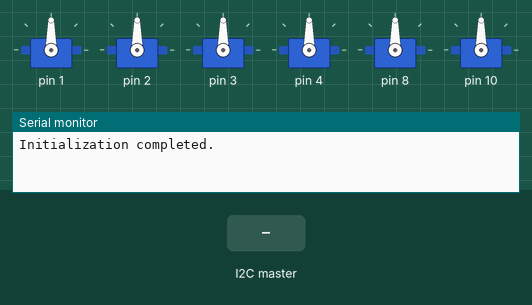
This sketch was run on a simulated Arduino Uno, built with avr-gcc and run on an emulated ATmega328P. Shown: 6 × servo, the last lines printed to the serial monitor. The test bench sets the inputs (shaded band).

Above: at 1.2 s.
1.3 s: the I2C master sends the byte 1
At 2.0 s:
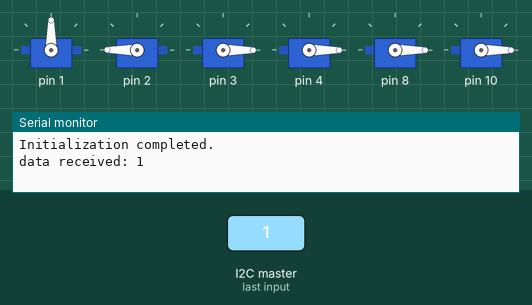
2.8 s: the I2C master sends the byte 0
At 3.2 s:
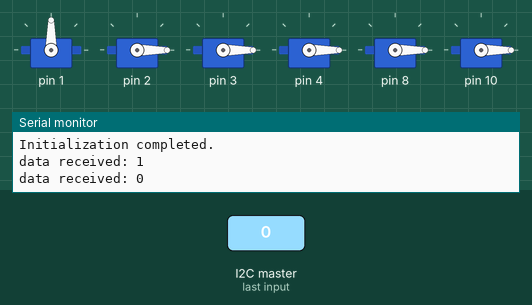
4.3 s: the I2C master sends the byte 2
At 5.5 s:
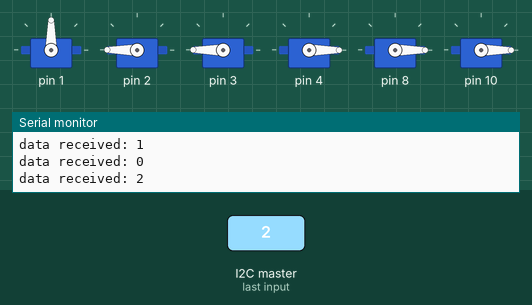
5.8 s: the I2C master sends the byte 90
At 6.7 s:
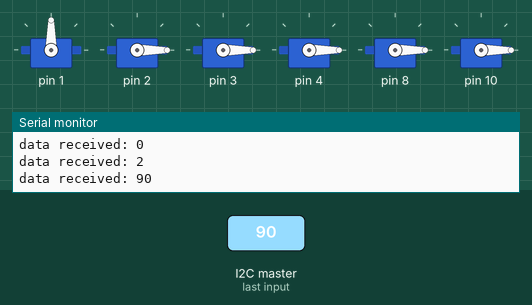
Timing chart, 0 to 8.3 s (numbered marks = the images above; inputs shaded):
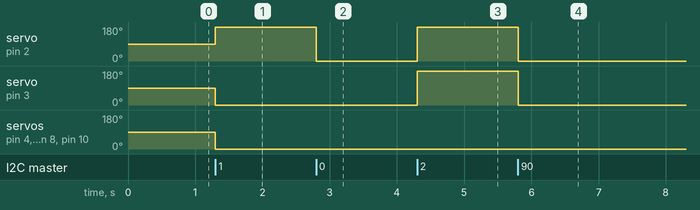

Measured:
- after the input at 1.3 s, servo on pin 2: 90° → 180° at once; servo on pin 3, servo on pin 4, servo on pin 8, servo on pin 10: 90° → 0° at once
- after the input at 2.8 s, servo on pin 2: 180° → 0° at once
- after the input at 4.3 s, servo on pin 2, servo on pin 3: 0° → 180° at once
- after the input at 5.8 s, servo on pin 2, servo on pin 3: 180° → 0° at once

The sketch:

arduino_code.ino
```cpp
#include <Wire.h>
#include <Servo.h>

//Macros
#define SLAVE_ADDRESS 0x04 //Address of the Arduino in the I2C bus
#define NUMBER_OF_SERVOS 6 //Number of servos in 1 module
#define EXTENDED 180 //Degree of servo for a raised bump
#define RETRACTED 0 //Degree of servo for an unraised bump
#define NUMBER_OF_SYMBOLS 27 //Allows for modularity and additions.

/** Servo hardware mapping information
 * The motor mapping is as follows, where each square bracket is a servo
 * [1] [4]
 * [2] [5]
 * [3] [6]
 * This as a linear array translates to {1,2,3,4,5,6}
 *
 *Servo numbering information
  *  Follows the hardware mapping information, starts at 1 and ends at 6.
  *  When looping through remember it does NOT start at 0.
  */

 /** Index of symbols inside the mapping array initialized below
  *  index 0 = space
  *  index 1 = A
  *  ...
  *  index 26 = Z
  */


//Number received from Slave-Pi
int number = 0;

//structure made for the servo matrix refer to servo mapping above
typedef struct{
  int first;
  int second;
  int third;
  int fourth;
  int fifth;
  int sixth;
}servoMatrix;


//Servo matrix initializations for supported characters.
//letters
servoMatrix space = {0,0,0,0,0,0};
servoMatrix A = {1,0,0,0,0,0};
servoMatrix B = {1,1,0,0,0,0};
servoMatrix C = {1,0,0,1,0,0};
servoMatrix D = {1,0,0,1,1,0};
servoMatrix E = {1,0,0,0,1,0};
servoMatrix F = {1,1,0,1,0,0};
servoMatrix G = {1,1,0,1,1,0};
servoMatrix H = {1,1,0,0,1,0};
servoMatrix I = {0,1,0,1,0,0};
servoMatrix J = {0,1,0,1,1,0};
servoMatrix K = {1,0,1,0,0,0};
servoMatrix L = {1,1,1,0,0,0};
servoMatrix M = {1,0,1,1,0,0};
servoMatrix N = {1,0,1,1,1,0};
servoMatrix O = {1,0,1,0,1,0};
servoMatrix P = {1,1,1,1,0,0};
servoMatrix Q = {1,1,1,1,1,0};
servoMatrix R = {1,1,1,0,1,0};
servoMatrix S = {0,1,1,1,0,0};
servoMatrix T = {0,1,1,1,1,0};
servoMatrix U = {1,0,1,0,0,1};
servoMatrix V = {1,1,1,0,0,1};
servoMatrix W = {0,1,0,1,1,1};
servoMatrix X = {1,0,1,1,0,1};
servoMatrix Y = {1,0,1,1,1,1};
servoMatrix Z = {1,0,1,0,1,1};//26
//symbols coming soon
servoMatrix comma = {0,0,0,0,0,0};
servoMatrix period = {0,0,0,0,0,0};
servoMatrix questionMark = {0,0,0,0,0,0};
servoMatrix exclamationMark = {0,0,0,0,0,0};
servoMatrix colon = {0,0,0,0,0,0};
servoMatrix semiColon = {0,0,0,0,0,0};

//Number mapping for matrix. Slave-Pi will send the index of the braille symbol to display.
servoMatrix *mapping[NUMBER_OF_SYMBOLS] = {&space,&A,&B,&C,&D,&E,&F,&G,&H,&I,&J,&K,&L,&M,&N,&O,&P,&Q,&R,&S,&T,&U,&V,&W,&X,&Y,&Z};

//Servos for Module 1
Servo module1Servos[NUMBER_OF_SERVOS];

void setup() {
  Serial.begin(9600); // start serial for output
  Wire.begin(SLAVE_ADDRESS); // initialize i2c as slave

  // define callbacks for i2c communication
  Wire.onReceive(receiveData);
  Wire.onRequest(sendData);

  //initialize servos. Note that Servo mapping beggins at digital PWM pin 1, simply add offset if you want to start at another pin.
  module1Servos[0].attach(1);
  module1Servos[1].attach(2);
  module1Servos[2].attach(3);
  module1Servos[3].attach(4);
  module1Servos[4].attach(8);
  module1Servos[5].attach(10);

  Serial.println("Initialization completed.");
}

void loop(){
  delay(100);
}

// callback function for received data
void receiveData(int byteCount){

  while(Wire.available()) { //Reading from Slave-Pi
    number = Wire.read();
    Serial.print("data received: ");
    Serial.println(number);

    servoMatrix current = *(mapping[number]);  //Current servoMatrix now is the same as the servoMatrix in the index sent by Slave-Pi

    for(int i = 0; i < NUMBER_OF_SERVOS; i++){ //Loop through each value in the servo structure
      switch(returnServoValue(&current, i)){ //Select state of servo (extended or retracted), based on value of servo in the matrix
        case 1:
          module1Servos[i].write(EXTENDED); //set servo to EXTENDED state (180 degrees)
          break;
        case 0:
          module1Servos[i].write(RETRACTED); //set servo to RETRACTED state (0 degrees)
          break;
        case -1:
          //exception handling code here
          break;
        default:
          break;
      }//switch
    }//for
  }//while

  //end of function
}

// callback function for sending data
void sendData(){
  Wire.write(number);
}

/**
 * Returns the value of servo in the servoMatrix struct passed in.
 * This function is used to index the servoMatrix struct.
 */
int returnServoValue(servoMatrix *current, int index){
  int returnValue;
  switch(index){ //Take index input and return value of the servoMatrix structure passed in
    case 1:
      returnValue = current->first;
      break;
    case 2:
      returnValue = current->second;
      break;
    case 3:
      returnValue = current->third;
      break;
    case 4:
      returnValue = current->fourth;
      break;
    case 5:
      returnValue = current->fifth;
      break;
    case 6:
      returnValue = current->sixth;
      break;
    default:
      returnValue = -1; //for exeception handling
      break;
  }

  return returnValue;

}
```
